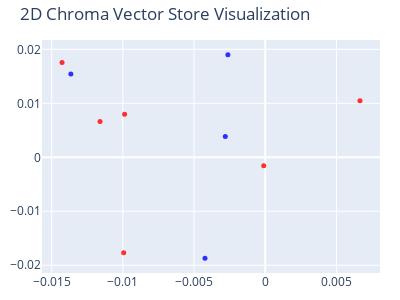

The notebook cell this image was saved under:
### Markdown cell above
## Visualization of Vector Database in 2D

### Code cell
# Reduce the dimensionality of the vectors to 2D using t-SNE
# (t-distributed stochastic neighbor embedding)


# uncomment if you have bigger knowledge base

# tsne=TSNE(n_components=2, random_state=42)
# reduced_vectors=tsne.fit_transform(vectors)


fig = go.Figure(data=[go.Scatter(
    x=vectors[:, 0],  ## suradnice bodov v 2D priestorov
    y=vectors[:, 1],
    mode='markers',
    marker=dict(size=5, color=colors, opacity=0.8),
    text=[f"Type: {t}<br>Text: {d[:100]}..." for t, d in zip(doc_types, documents)],
    hoverinfo='text'
)])

fig.update_layout(
    title='2D Chroma Vector Store Visualization',
    scene=dict(xaxis_title='x',yaxis_title='y'),
    width=400,
    height=300,
    margin=dict(r=20, b=10, l=10, t=40)
)

fig.show()

### Figure 1 — Plotly figure (JSON) as saved in the notebook; plotly's stock layout.template omitted (floating-point values rounded to 4 significant figures)
{"data": [{"hoverinfo": "text", "marker": {"color": ["red", "red", "red", "red", "red", "red", "blue", "blue", "blue", "blue"], "opacity": 0.8, "size": 5}, "mode": "markers", "text": ["Type: animals<br>Text: ## Cats...", "Type: animals<br>Text: Cats are popular pets known for their independence and playfulness. They have excellent hearing and ...", "Type: animals<br>Text: ## Dogs...", "Type: animals<br>Text: Dogs are loyal and friendly animals, often called \"man's best friend.\" They are known for their inte...", "Type: animals<br>Text: ## Horses...", "Type: animals<br>Text: Horses are strong and graceful animals that have been companions to humans for thousands of years. T...", "Type: others<br>Text: ## Smartphones...", "Type: others<br>Text: Smartphones are portable electronic devices that combine the functions of a phone, computer, and cam...", "Type: others<br>Text: ## Television...", "Type: others<br>Text: Television (TV) is an electronic device used for viewing video content and broadcasts. It has been a..."], "type": "scatter", "x": [-0.00988, 0.006655, -0.01161, -0.0001068, -0.01428, -0.009946, -0.002624, -0.01366, -0.002807, -0.004234], "y": [0.00798, 0.01045, 0.006633, -0.001569, 0.01757, -0.01769, 0.01899, 0.01542, 0.003831, -0.0187]}], "layout": {"height": 300, "margin": {"b": 10, "l": 10, "r": 20, "t": 40}, "scene": {"xaxis": {"title": {"text": "x"}}, "yaxis": {"title": {"text": "y"}}}, "title": {"text": "2D Chroma Vector Store Visualization"}, "width": 400}}
